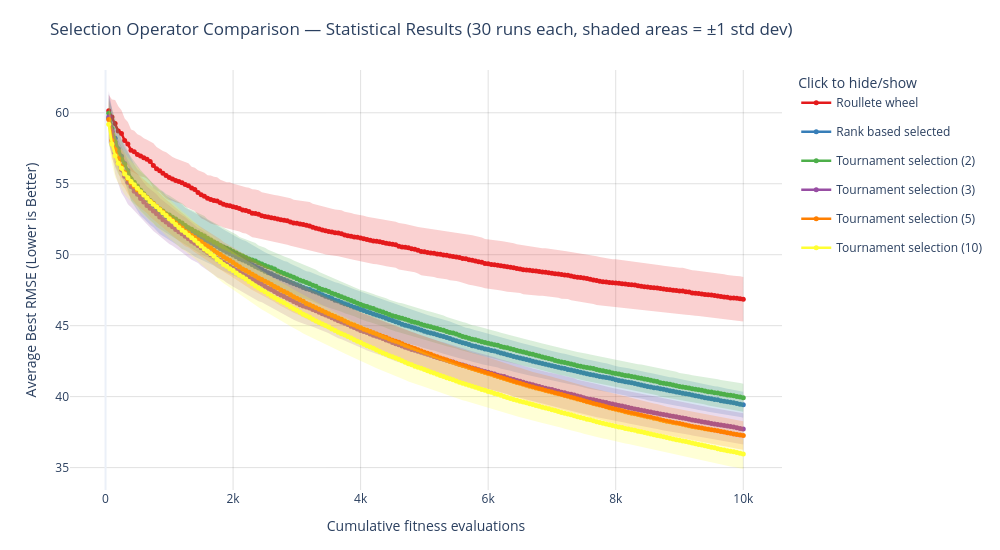

The notebook cell saved with this chart:
### Code cell
selection_functions = [
    "Roullete wheel",
    "Rank based selected",
    "Tournament selection (2)",
    "Tournament selection (3)",
    "Tournament selection (5)",
    "Tournament selection (10)"
]

plot_statistical_comparison_interactive(
    selection_statistical_comparison,
    labels=selection_functions,
    title="Selection Operator Comparison — Statistical Results (30 runs each, shaded areas = ±1 std dev)",
)

### Figure 1 — Plotly figure (JSON) as saved in the notebook; plotly's stock layout.template omitted (floating-point values rounded to 4 significant figures; data arrays with more than 128 entries replaced by an {"elided": "..."} marker saying what was removed)
{"data": [{"hoverinfo": "skip", "legendgroup": "Roullete wheel", "line": {"width": 0}, "mode": "lines", "name": "Roullete wheel std upper", "showlegend": false, "type": "scatter", "x": {"elided": "200 int values"}, "y": {"elided": "200 float values"}}, {"fill": "tonexty", "fillcolor": "rgba(228,26,28, 0.20)", "hoverinfo": "skip", "legendgroup": "Roullete wheel", "line": {"width": 0}, "mode": "lines", "name": "Roullete wheel std band", "showlegend": false, "type": "scatter", "x": {"elided": "200 int values"}, "y": {"elided": "200 float values"}}, {"customdata": {"elided": "200x1 float values"}, "hovertemplate": "Cumulative fitness evaluations: %{x}<br>Mean: %{y:.5f}<br>Std: %{customdata[0]:.5f}<extra></extra>", "legendgroup": "Roullete wheel", "line": {"color": "rgb(228,26,28)", "width": 2.5}, "marker": {"size": 5}, "mode": "lines+markers", "name": "Roullete wheel", "type": "scatter", "x": {"elided": "200 int values"}, "y": {"elided": "200 float values"}}, {"hoverinfo": "skip", "legendgroup": "Rank based selected", "line": {"width": 0}, "mode": "lines", "name": "Rank based selected std upper", "showlegend": false, "type": "scatter", "x": {"elided": "200 int values"}, "y": {"elided": "200 float values"}}, {"fill": "tonexty", "fillcolor": "rgba(55,126,184, 0.20)", "hoverinfo": "skip", "legendgroup": "Rank based selected", "line": {"width": 0}, "mode": "lines", "name": "Rank based selected std band", "showlegend": false, "type": "scatter", "x": {"elided": "200 int values"}, "y": {"elided": "200 float values"}}, {"customdata": {"elided": "200x1 float values"}, "hovertemplate": "Cumulative fitness evaluations: %{x}<br>Mean: %{y:.5f}<br>Std: %{customdata[0]:.5f}<extra></extra>", "legendgroup": "Rank based selected", "line": {"color": "rgb(55,126,184)", "width": 2.5}, "marker": {"size": 5}, "mode": "lines+markers", "name": "Rank based selected", "type": "scatter", "x": {"elided": "200 int values"}, "y": {"elided": "200 float values"}}, {"hoverinfo": "skip", "legendgroup": "Tournament selection (2)", "line": {"width": 0}, "mode": "lines", "name": "Tournament selection (2) std upper", "showlegend": false, "type": "scatter", "x": {"elided": "200 int values"}, "y": {"elided": "200 float values"}}, {"fill": "tonexty", "fillcolor": "rgba(77,175,74, 0.20)", "hoverinfo": "skip", "legendgroup": "Tournament selection (2)", "line": {"width": 0}, "mode": "lines", "name": "Tournament selection (2) std band", "showlegend": false, "type": "scatter", "x": {"elided": "200 int values"}, "y": {"elided": "200 float values"}}, {"customdata": {"elided": "200x1 float values"}, "hovertemplate": "Cumulative fitness evaluations: %{x}<br>Mean: %{y:.5f}<br>Std: %{customdata[0]:.5f}<extra></extra>", "legendgroup": "Tournament selection (2)", "line": {"color": "rgb(77,175,74)", "width": 2.5}, "marker": {"size": 5}, "mode": "lines+markers", "name": "Tournament selection (2)", "type": "scatter", "x": {"elided": "200 int values"}, "y": {"elided": "200 float values"}}, {"hoverinfo": "skip", "legendgroup": "Tournament selection (3)", "line": {"width": 0}, "mode": "lines", "name": "Tournament selection (3) std upper", "showlegend": false, "type": "scatter", "x": {"elided": "200 int values"}, "y": {"elided": "200 float values"}}, {"fill": "tonexty", "fillcolor": "rgba(152,78,163, 0.20)", "hoverinfo": "skip", "legendgroup": "Tournament selection (3)", "line": {"width": 0}, "mode": "lines", "name": "Tournament selection (3) std band", "showlegend": false, "type": "scatter", "x": {"elided": "200 int values"}, "y": {"elided": "200 float values"}}, {"customdata": {"elided": "200x1 float values"}, "hovertemplate": "Cumulative fitness evaluations: %{x}<br>Mean: %{y:.5f}<br>Std: %{customdata[0]:.5f}<extra></extra>", "legendgroup": "Tournament selection (3)", "line": {"color": "rgb(152,78,163)", "width": 2.5}, "marker": {"size": 5}, "mode": "lines+markers", "name": "Tournament selection (3)", "type": "scatter", "x": {"elided": "200 int values"}, "y": {"elided": "200 float values"}}, {"hoverinfo": "skip", "legendgroup": "Tournament selection (5)", "line": {"width": 0}, "mode": "lines", "name": "Tournament selection (5) std upper", "showlegend": false, "type": "scatter", "x": {"elided": "200 int values"}, "y": {"elided": "200 float values"}}, {"fill": "tonexty", "fillcolor": "rgba(255,127,0, 0.20)", "hoverinfo": "skip", "legendgroup": "Tournament selection (5)", "line": {"width": 0}, "mode": "lines", "name": "Tournament selection (5) std band", "showlegend": false, "type": "scatter", "x": {"elided": "200 int values"}, "y": {"elided": "200 float values"}}, {"customdata": {"elided": "200x1 float values"}, "hovertemplate": "Cumulative fitness evaluations: %{x}<br>Mean: %{y:.5f}<br>Std: %{customdata[0]:.5f}<extra></extra>", "legendgroup": "Tournament selection (5)", "line": {"color": "rgb(255,127,0)", "width": 2.5}, "marker": {"size": 5}, "mode": "lines+markers", "name": "Tournament selection (5)", "type": "scatter", "x": {"elided": "200 int values"}, "y": {"elided": "200 float values"}}, {"hoverinfo": "skip", "legendgroup": "Tournament selection (10)", "line": {"width": 0}, "mode": "lines", "name": "Tournament selection (10) std upper", "showlegend": false, "type": "scatter", "x": {"elided": "200 int values"}, "y": {"elided": "200 float values"}}, {"fill": "tonexty", "fillcolor": "rgba(255,255,51, 0.20)", "hoverinfo": "skip", "legendgroup": "Tournament selection (10)", "line": {"width": 0}, "mode": "lines", "name": "Tournament selection (10) std band", "showlegend": false, "type": "scatter", "x": {"elided": "200 int values"}, "y": {"elided": "200 float values"}}, {"customdata": {"elided": "200x1 float values"}, "hovertemplate": "Cumulative fitness evaluations: %{x}<br>Mean: %{y:.5f}<br>Std: %{customdata[0]:.5f}<extra></extra>", "legendgroup": "Tournament selection (10)", "line": {"color": "rgb(255,255,51)", "width": 2.5}, "marker": {"size": 5}, "mode": "lines+markers", "name": "Tournament selection (10)", "type": "scatter", "x": {"elided": "200 int values"}, "y": {"elided": "200 float values"}}], "layout": {"height": 550, "hovermode": "x unified", "legend": {"itemclick": "toggle", "itemdoubleclick": "toggleothers", "title": {"text": "Click to hide/show"}}, "margin": {"b": 60, "l": 70, "r": 30, "t": 70}, "title": {"text": "Selection Operator Comparison — Statistical Results (30 runs each, shaded areas = ±1 std dev)"}, "width": 1000, "xaxis": {"gridcolor": "rgba(0,0,0,0.12)", "showgrid": true, "title": {"text": "Cumulative fitness evaluations"}}, "yaxis": {"gridcolor": "rgba(0,0,0,0.12)", "showgrid": true, "title": {"text": "Average Best RMSE (Lower is Better)"}}}}
